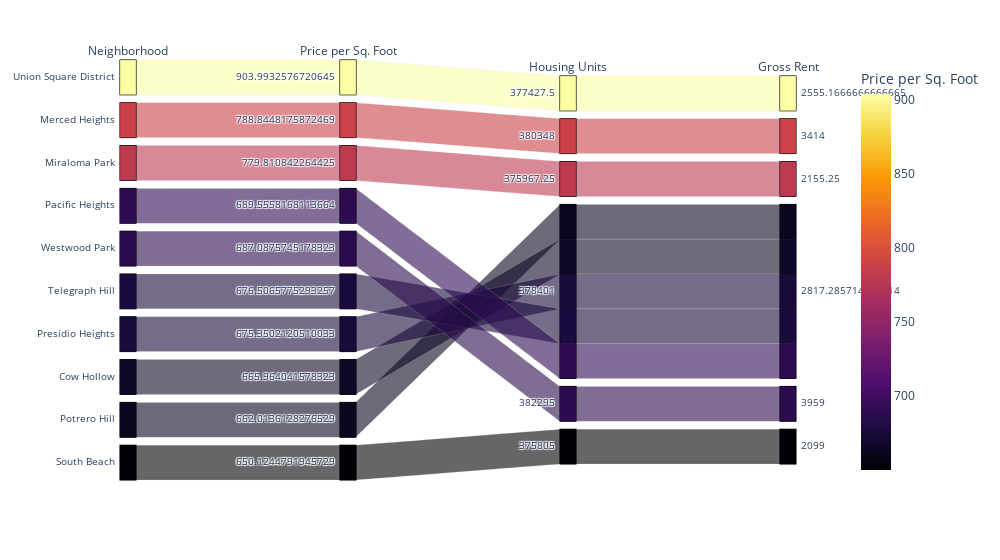

Here is the notebook cell this chart was saved with:
### Code cell
# Parallel Categories Plot
ParallelCategoriesPlot = px.parallel_categories(MostExpensiveNeighborhoods.head(10), dimensions=['neighborhood', 'sale_price_sqr_foot', 'housing_units', 'gross_rent'],
                color="sale_price_sqr_foot", color_continuous_scale=px.colors.sequential.Inferno,
                labels={"neighborhood": "Neighborhood", "sale_price_sqr_foot": "Price per Sq. Foot", "housing_units": "Housing Units", "gross_rent": "Gross Rent"}, width=1000,)

ParallelCategoriesPlot.show()

### Figure 1 — Plotly figure (JSON) as saved in the notebook; plotly's stock layout.template omitted (floating-point values rounded to 4 significant figures)
{"data": [{"dimensions": [{"label": "Neighborhood", "values": ["Union Square District", "Merced Heights", "Miraloma Park", "Pacific Heights", "Westwood Park", "Telegraph Hill", "Presidio Heights", "Cow Hollow", "Potrero Hill", "South Beach"]}, {"label": "Price per Sq. Foot", "values": [904.0, 788.8, 779.8, 689.6, 687.1, 676.5, 675.4, 666.0, 662.0, 650.1]}, {"label": "Housing Units", "values": [377400.0, 380348, 376000.0, 378401, 382295, 378401, 378401, 378401, 378401, 375805]}, {"label": "Gross Rent", "values": [2555.0, 3414, 2155.0, 2817.0, 3959, 2817.0, 2817.0, 2817.0, 2817.0, 2099]}], "domain": {"x": [0, 1], "y": [0, 1]}, "line": {"color": [904.0, 788.8, 779.8, 689.6, 687.1, 676.5, 675.4, 666.0, 662.0, 650.1], "coloraxis": "coloraxis"}, "name": "", "type": "parcats"}], "layout": {"coloraxis": {"colorbar": {"title": {"text": "Price per Sq. Foot"}}, "colorscale": [[0, "#000004"], [0.1111, "#1b0c41"], [0.2222, "#4a0c6b"], [0.3333, "#781c6d"], [0.4444, "#a52c60"], [0.5556, "#cf4446"], [0.6667, "#ed6925"], [0.7778, "#fb9b06"], [0.8889, "#f7d13d"], [1, "#fcffa4"]]}, "legend": {"tracegroupgap": 0}, "margin": {"t": 60}, "width": 1000}}
